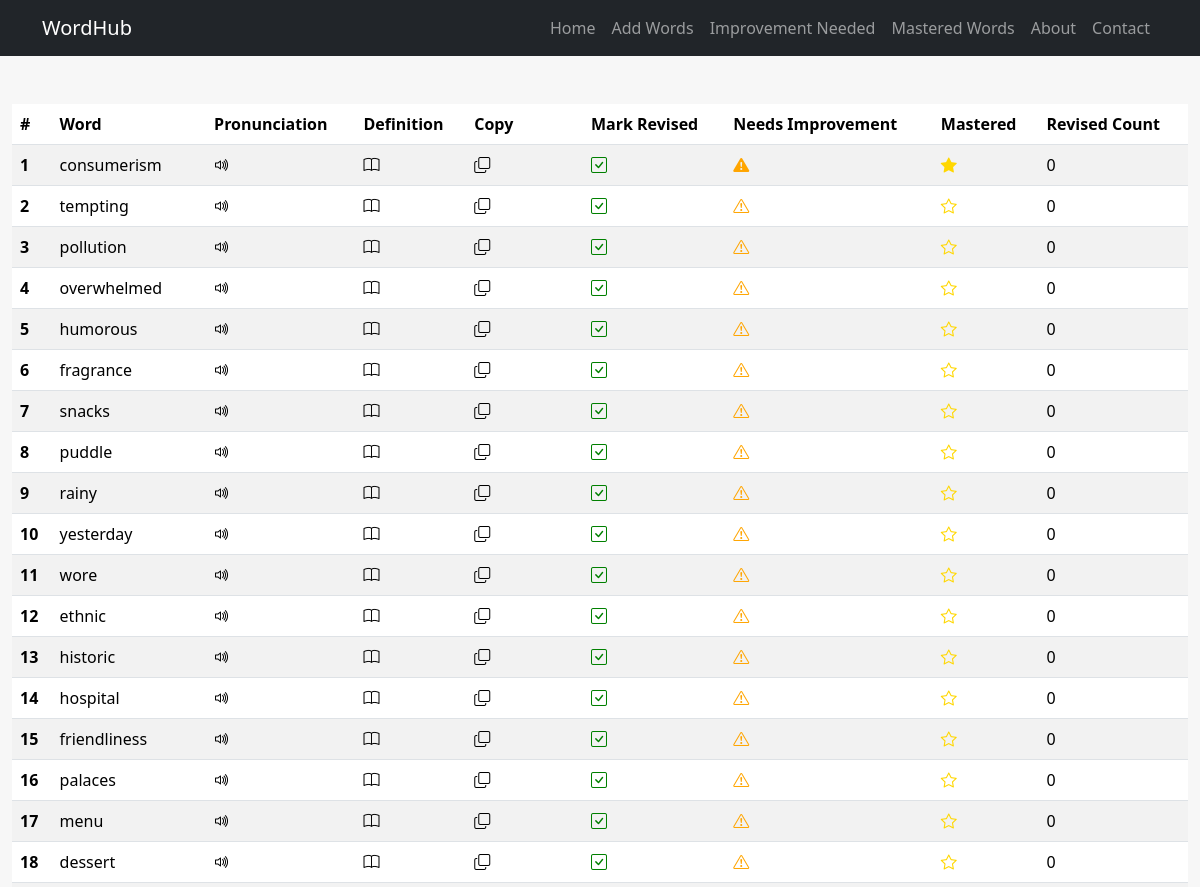
Before: / (upper part) with the older database file.
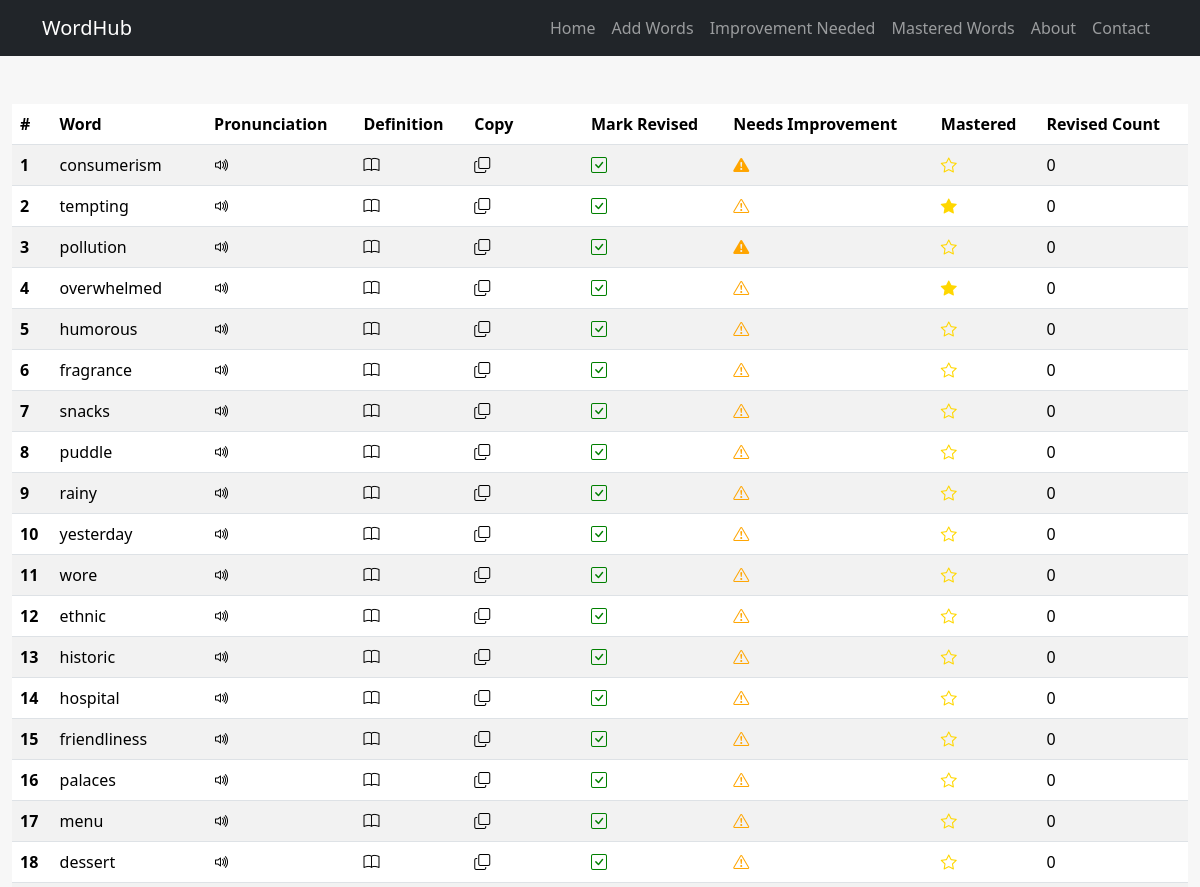
After: the same page with the newer database file.
### words/models.py (models this page shows, shortened)
class Word(models.Model):
    word = models.CharField(max_length=100)
    meaning = models.TextField(blank=True, null=True)
    revised_count = models.PositiveIntegerField(default=0)
    need_improvement = models.BooleanField(default=False)
    is_mastered = models.BooleanField(default=False)
    created_date = models.DateField(auto_now_add=True)  # This will store the creation date

### words/views.py (the view)
# urls.py: path('', index, name='home'),
def index(request):
    words = Word.objects.all().order_by('revised_count')
    return render(request, 'index.html', {'words': words})

### templates/index.html (shortened to what this page needs)
{% load static %}
<!DOCTYPE html>
<html lang="en">
<head>
    <link href="https://cdn.jsdelivr.net/npm/bootstrap@5.3.3/dist/css/bootstrap.min.css" rel="stylesheet" />
    <link rel="stylesheet" href="https://cdn.jsdelivr.net/npm/bootstrap-icons@1.11.1/font/bootstrap-icons.css">
    <link rel="stylesheet" href="{% static 'css/style.css' %}" />
</head>
<body>
    <nav class="navbar navbar-expand-lg navbar-dark bg-dark">
        <div class="container">
            <a class="navbar-brand" href="{% url 'home' %}">WordHub</a>
            <div class="collapse navbar-collapse" id="navMenu">
                <ul class="navbar-nav ms-auto">
                    <li class="nav-item"><a class="nav-link" href="{% url 'home' %}">Home</a></li>
                    <li class="nav-item"><a class="nav-link" href="{% url 'add_words_page' %}">Add Words</a></li>
                    <li class="nav-item"><a class="nav-link" href="{% url 'improvement_list' %}">Improvement Needed</a>
                    </li>
                    <li class="nav-item"><a class="nav-link" href="{% url 'mastered_list' %}">Mastered Words</a></li>
                    <li class="nav-item"><a class="nav-link" href="#">About</a></li>
                    <li class="nav-item"><a class="nav-link" href="#">Contact</a></li>
                </ul>
            </div>
        </div>
    </nav>
    <main class="container-fluid py-5">
        <div class="table-responsive">
            <table class="table table-striped w-100">
                <thead>
                    <tr>
                        <th>#</th>
                        <th>Word</th>
                        <th>Pronunciation</th>
                        <th>Definition</th>
                        <th>Copy</th>
                        <th>Mark Revised</th>
                        <th>Needs Improvement</th>
                        <th>Mastered</th>
                        <th>Revised Count</th>
                    </tr>
                </thead>
                <tbody>
                    {% for word in words %}
                    <tr class="row-hover" data-word-id="{{ word.id }}">
                        <th>{{ forloop.counter }}</th>
                        <td class="word-cell" {% if word.meaning %} data-bs-toggle="tooltip" title="{{ word.meaning }}"
                            {% endif %}>
                            {{ word.word }}
                        </td>
                        <td><i class="bi bi-volume-up speak-icon" style="cursor:pointer;"></i></td>
                        <td><i class="bi bi-book definition-icon" style="cursor:pointer;"></i></td>
                        <td>
                            <i class="bi bi-copy copy-icon" style="cursor:pointer;"></i>
                        </td>
                        <td>
                            <i class="bi bi-check-square mark-revised-icon" style="cursor:pointer; color: green;"></i>
                        </td>
                        <td>
                            <i class="bi
        {% if word.need_improvement %}bi-exclamation-triangle-fill{% else %}bi-exclamation-triangle{% endif %}
        improvement-icon" style="cursor:pointer; color: orange;" title="Mark as Needs Improvement">
                            </i>
                        </td>
                        <td>
                            <i class="bi
        {% if word.is_mastered %}bi-star-fill{% else %}bi-star{% endif %}
        mastered-icon" style="cursor:pointer; color: gold;" title="Mark as Mastered">
                            </i>
                        </td>
                        <td class="revised-count">{{ word.revised_count }}</td>
                    </tr>
                    {% endfor %}
                </tbody>
            </table>
        </div>
    </main>
</body>
</html>

### static/css/style.css (style rules this page uses)
body { background-color: #f7f7f7; }

Changed rows visible on the page:
changed Word "consumerism": is_mastered True → False (drawn)
changed Word "tempting": is_mastered False → True (drawn)
changed Word "pollution": need_improvement False → True (drawn)
changed Word "overwhelmed": is_mastered False → True (drawn)
